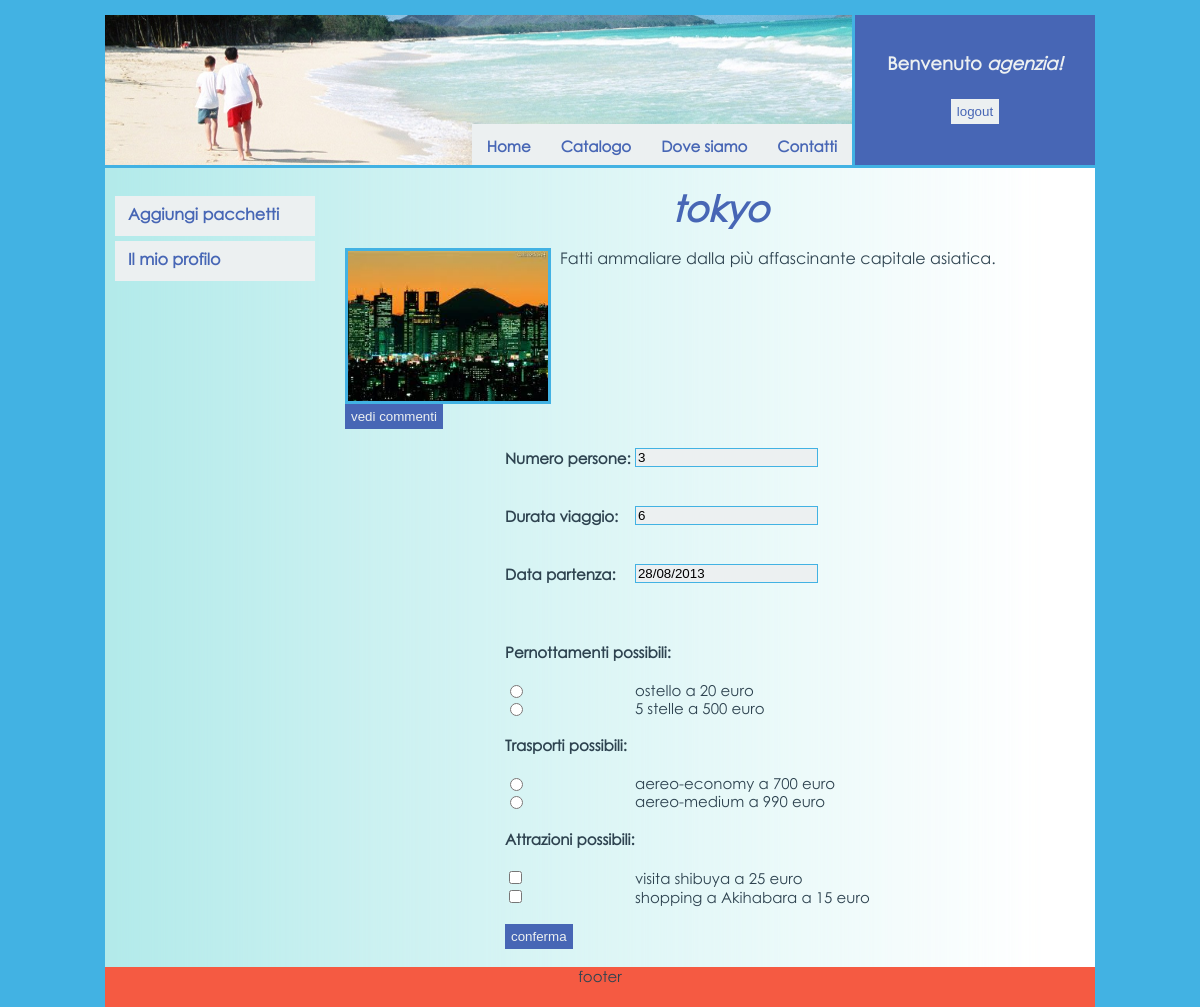
Page /modifica.php?id_pacchetto=3 (signed in) on the committed database.
### tables this page shows
CREATE TABLE IF NOT EXISTS `pacchetto` (
  `id` int(11) NOT NULL AUTO_INCREMENT,
  `persone` int(5) NOT NULL,
  `durata` int(5) NOT NULL,
  `data_partenza` date NOT NULL,
  `id_utente` varchar(50) NOT NULL,
  `id_pernottamento` int(11) NOT NULL,
  `id_trasporto` int(11) NOT NULL,
  `id_destinazione` int(11) NOT NULL,
  `prenotato` tinyint(1) NOT NULL DEFAULT '0',
  `sconto` float NOT NULL DEFAULT '0',
  PRIMARY KEY (`id`),
  KEY `id_utente` (`id_utente`),
  KEY `id_pernottamento` (`id_pernottamento`),
  KEY `id_trasporto` (`id_trasporto`),
  KEY `id_destinazione` (`id_destinazione`)
);

CREATE TABLE IF NOT EXISTS `destinazione` (
  `id` int(11) NOT NULL AUTO_INCREMENT,
  `continente` varchar(50) NOT NULL,
  `citta` varchar(50) NOT NULL,
  `tipo` varchar(50) NOT NULL,
  `foto` varchar(100) NOT NULL,
  `descrizione` longtext NOT NULL,
  PRIMARY KEY (`id`)
);

CREATE TABLE IF NOT EXISTS `pernottamento` (
  `id` int(11) NOT NULL AUTO_INCREMENT,
  `prezzo` float NOT NULL,
  `tipo` varchar(50) NOT NULL,
  `id_destinazione` int(11) NOT NULL,
  PRIMARY KEY (`id`),
  KEY `id_destinazione` (`id_destinazione`)
);

CREATE TABLE IF NOT EXISTS `trasporto` (
  `id` int(11) NOT NULL AUTO_INCREMENT,
  `prezzo` float NOT NULL,
  `tipo` varchar(50) NOT NULL,
  `id_destinazione` int(11) NOT NULL,
  PRIMARY KEY (`id`),
  KEY `id_destinazione` (`id_destinazione`)
);

CREATE TABLE IF NOT EXISTS `attrazioni` (
  `id` int(11) NOT NULL AUTO_INCREMENT,
  `prezzo` float NOT NULL,
  `tipo` varchar(50) NOT NULL,
  `id_destinazione` int(11) NOT NULL,
  PRIMARY KEY (`id`),
  KEY `id_destinazione` (`id_destinazione`)
);

### database.php (called while the page is built, shortened)
<?php
    class database{
        public static function qSelect($conn, $sql){
            $risposta = mysql_query($sql)
                or die("Errore nell'esecuzione della query di selezione: " . mysql_error());
            return $risposta;
        }
    }
?>

### modifica.php (the view, shortened to what this page needs)
<!DOCTYPE HTML PUBLIC "-//W3C//DTD HTML 4.01 Transitional//EN" "http://www.w3.org/TR/html4/loose.dtd">
<html>
  <head>
    <link rel="stylesheet" type="text/css" href="./style/style.css">
    <link rel="stylesheet" href="http://code.jquery.com/ui/1.10.3/themes/smoothness/jquery-ui.css" />
  </head>
  <body>
    <div id="container">
    <div id="header_container">
	<div id="logo">
	  <?php
	    include 'menu.php';
	  ?>
	</div>
	<div id="login">
		<?php
			include 'login_form.php';
		?>
	</div>
	</div>
      <div id="content_container">
	<div id="content">
		<?php
			include 'database.php';
			$conn=database::dbConnect();
			if(isset($_GET['id_pacchetto']))
				$id_pacchetto=$_GET['id_pacchetto'];
			$query="SELECT * FROM pacchetto WHERE id='".$id_pacchetto."'";
			$result=database::qSelect($conn,$query);
			$pacchetto=mysql_fetch_array($result);
			$id_destinazione=$pacchetto['id_destinazione'];
			$query="SELECT * FROM pernottamento WHERE id_destinazione='".$id_destinazione."'";
			$pernottamenti=database::qSelect($conn,$query);
			$query="SELECT * FROM trasporto WHERE id_destinazione='".$id_destinazione."'";
			$trasporti=database::qSelect($conn,$query);
			$query="SELECT * FROM attrazioni WHERE id_destinazione='".$id_destinazione."'";
			$attrazioni=database::qSelect($conn,$query);
			$query = "SELECT * FROM destinazione JOIN pacchetto ON destinazione.id = pacchetto.id_destinazione WHERE pacchetto.id = $id_pacchetto GROUP BY destinazione.id";
			$destinazione = mysql_fetch_array(database::qSelect($conn,$query));
			echo "<div id='dest_intestazione'><br>";
				echo "<div id='dest_commento'>".$destinazione['citta']."</div><br>";
				echo "<div id='dest_foto'><img src=style/images/dest/".$destinazione['foto']." width=200 height=150></div>";
				echo "<div id='dest_descrizione'>".$destinazione['descrizione']."</div>";
				echo "</div>";
				echo "<input class='btn_commenta' type='button' value='vedi commenti' onclick=\"location.href='commenti.php?citta=".$destinazione['citta']."'\"><br>";
			$html="
				<form method='post' action='modifica.php'>
					<table cellpadding=0 cellspacing=0>
						<tr style='height:20px'><td><h4>Numero persone:&nbsp;</h4></td><td><input type='text' class='input' name='persone' value='".$pacchetto['persone']."'></td></tr>
						<tr style='height:20px'><td><h4>Durata viaggio:</h4></td><td><input type='text' class='input' name='durata' value='".$pacchetto['durata']."'></td></tr>
						<tr style='height:20px'><td><h4>Data partenza:</h4></td><td><input type='text' class='input' id='datepicker' name='data' value='".strftime('%d/%m/%Y',strtotime($pacchetto['data_partenza']))."'></td></tr>";
			$html=$html."<tr style='height:20px'><tr><td colspan='2'><h4>Pernottamenti possibili:</h4></td></tr></tr>";
			while($pernottamento=mysql_fetch_array($pernottamenti))
			{
				$radio="<tr><td><input type='radio' name='pernottamento' value='".$pernottamento['id']."'";
				$radio=$radio."></td><td>".$pernottamento['tipo']." a ".$pernottamento['prezzo']." euro</td></tr>";
				$html=$html.$radio;
			}
			$html=$html."<tr style='height:20px'><td colspan='2'><h4>Trasporti possibili:</h4></td></tr>";
			while($trasporto=mysql_fetch_array($trasporti))
			{
				$radio="<tr><td><input type='radio' name='trasporto' value='".$trasporto['id']."'";
				$radio=$radio."></td><td>".$trasporto['tipo']." a ".$trasporto['prezzo']." euro</td></tr>";
				$html=$html.$radio;
			}
			$html=$html."<tr style='height:20px'><td colspan='2'><h4>Attrazioni possibili:</h4></td></tr>";
			while($attrazione=mysql_fetch_array($attrazioni))
			{
				$checkbox="<tr><td><input type='checkbox' name='attrazioni[]' value='".$attrazione['id']."'";
				$checkbox=$checkbox."></td><td>".$attrazione['tipo']." a ".$attrazione['prezzo']." euro</td></tr>";
				$html=$html.$checkbox;
			}
			$html=$html."</table><br><input type='hidden' name='id_pacchetto' value='".$id_pacchetto."'>
								<input type='hidden' name='id_destinazione' value='".$id_destinazione."'>
							<input class='btn_commenta' type='submit' value='conferma'> </form><br>";
			echo $html;
		?>
	</div>
	<div id="navigation">
		<br>
		<div id='vert_menu'>
			<?php
				if($_SESSION['username']=='agenzia'){
					echo "<a href='aggiungipacchetto.php'><span>Aggiungi pacchetti</span></a>";
					echo "<a href='gestioneprofilo.php'><span>Il mio profilo</span></a>";
				}
			?>
		</div>
  	</div>
      </div>
      <div id="footer">
		<div>footer</div>
      </div>
    </div>
  </body>
</html>

### style/style.css (style rules this page uses)
html,body { font-family: "Century Gothic", verdana, sans-serif; font-size: 15px; color: #2E4350; height: 100%; margin: 0; padding: 0; }
body { font-family: "Century Gothic", verdana, sans-serif; font-size: 15px; background-color: #42B2E3; text-align:center; }
a:link { text-decoration: none; color: inherit; }
#container { width: 990px; margin: 0 auto; margin-top: 15px; text-align: left; }
#header_container { width: 990px; line-height: 1; margin: 0 auto; background: #ECF0F1; height: 150px; text-align: center; }
#logo { float:left; width:750px; height:150px; background: url("images/header.png"); border-bottom:3px solid #42B2E3; }
#login { font-size: 12px; color: #ECF0F1; float:right; width:240px; height:150px; background-color: #4766B5; }
#content_container { overflow:hidden; width: 990px; margin: 0 auto; min-height:420px; }
#content { float: right; width: 750px; background: url("images/cont_background.png") repeat-y; padding-bottom: 10000px; margin-bottom: -10000px; }
#content form { padding-left:160px; }
#navigation { float: left; width:240px; background: url("images/nav_background.png") repeat-y; padding-bottom: 10000px; margin-bottom: -10000px; }
#navigation a { text-decoration:none; color: #4766B5; font-size:16px; font-weight:bold; }
#footer { background-color: #F55A42; width: 990px; margin: 0 auto; text-align: center; height: 40px; clear:both; }
#dest_commento { text-align: center; font-size: 36px; font-weight: bolder; color: #4766B5; font-style: italic; }
#dest_foto { border:3px solid #42B2E3; width:200px; height:150px; margin:0 auto; float: left; }
#dest_descrizione { width: 520px; float: right; text-align: justify; font-size: 16px; padding-right: 15px; }
#dest_intestazione { overflow:auto; }
.btn_commenta { padding-top: 2px; padding-bottom: 2px; padding-left: 3px; padding-right: 3px; background-color: #4766B5; border: 3px solid transparent; color: #ECF0F1; cursor: pointer; }
.input { text-align: left; border:1px solid #42B2E3; padding-left: 2px; background-color: #ECF0F1; }
#vert_menu { width: 200px; margin-top: 10px; margin-left: 10px; }
#vert_menu a { text-decoration: none; height: 24px; voice-family: "\" }

### rows in the picture
pacchetto: id_destinazione.citta "tokyo", id_destinazione.foto (picture), id_destinazione.descrizione "Fatti ammaliare dalla più affascinante capitale asiatica.", persone "3", durata "6", data "28/08/2013"
pernottamento: tipo "ostello", prezzo "20"
pernottamento: tipo "5 stelle", prezzo "500"
trasporto: tipo "aereo-economy", prezzo "700"
trasporto: tipo "aereo-medium", prezzo "990"
attrazioni: tipo "visita shibuya", prezzo "25"
attrazioni: tipo "shopping a Akihabara", prezzo "15"
